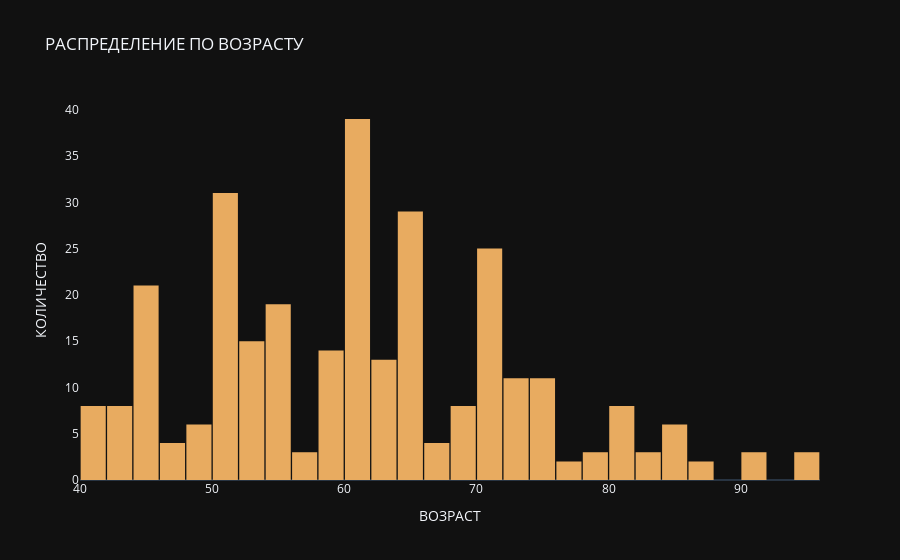

Notebook code cell kept with this figure:
### Markdown cell above
1. Практически все факторы имеют выбросы.
2. Учитывая размер набора данных и его релевантность, не следует исключать такие выбросы при предварительной обработке данных, чтобы не совершить какую-либо статистическую ошибку.

### Code cell
fig = go.Figure()
fig.add_trace(go.Histogram(
    x = heart_data['age'],
    xbins = dict(
        start=40,
        end=95,
        size=2
    ),
    marker_color='#e8ab60',
    opacity=1
))

fig.update_layout(
    title_text='РАСПРЕДЕЛЕНИЕ ПО ВОЗРАСТУ',
    xaxis_title_text='ВОЗРАСТ', 
    yaxis_title_text='КОЛИЧЕСТВО',
    bargap=0.05,
    xaxis = {'showgrid' : False},
    yaxis = {'showgrid' : False},
    template = 'plotly_dark'
)

fig.show()

### Figure 1 — Plotly figure (JSON) as saved in the notebook; plotly's stock layout.template omitted (floating-point values rounded to 4 significant figures; data arrays with more than 128 entries replaced by an {"elided": "..."} marker saying what was removed)
{"data": [{"marker": {"color": "#e8ab60"}, "opacity": 1, "type": "histogram", "x": {"elided": "299 float values"}, "xbins": {"end": 95, "size": 2, "start": 40}}], "layout": {"bargap": 0.05, "title": {"text": "РАСПРЕДЕЛЕНИЕ ПО ВОЗРАСТУ"}, "xaxis": {"showgrid": false, "title": {"text": "ВОЗРАСТ"}}, "yaxis": {"showgrid": false, "title": {"text": "КОЛИЧЕСТВО"}}}}
